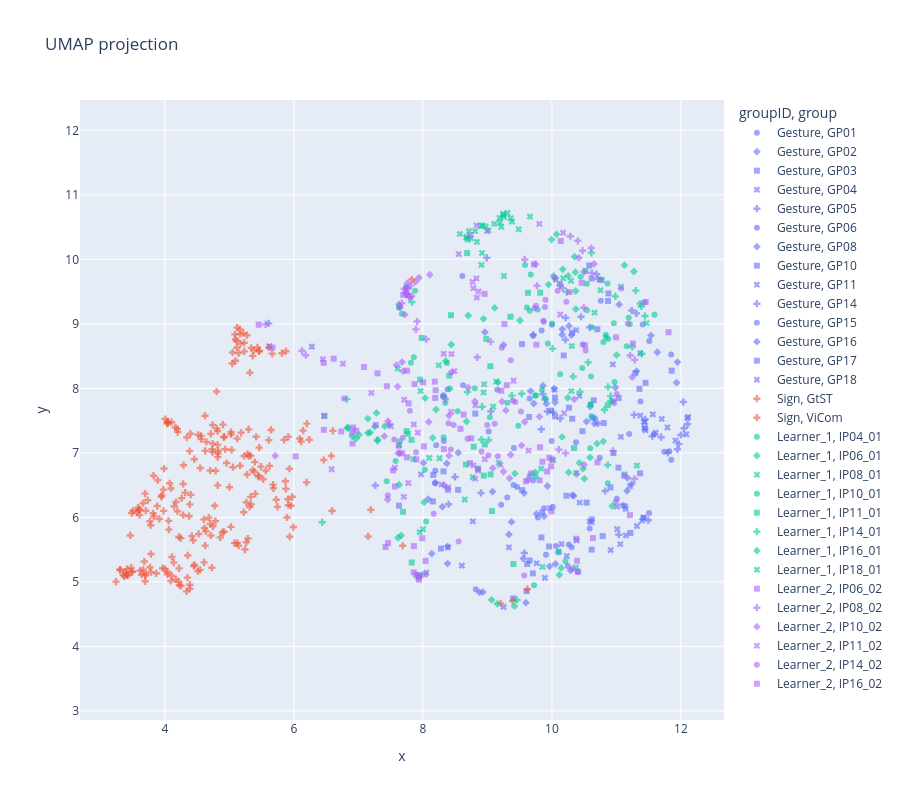

The cell this chart's notebook holds for it:
### Markdown cell above
## 6 UMAP

### Code cell
import plotly.express as px, pandas as pd, umap
from sklearn.preprocessing import StandardScaler

feat_df = features_df_clean.copy()

meta_cols = ['fileID', 'group', 'concept', 'groupID']        # add meta columns
meta_cols = [c for c in meta_cols if c in feat_df.columns]

num = feat_df.select_dtypes('number')
num = num.loc[:, num.isna().mean() < 0.5]         # keep cols <50% NaN

keep = num.dropna().index                          
num  = num.loc[keep]
meta = feat_df.loc[keep, meta_cols]              

scaled   = StandardScaler().fit_transform(num)
embedding = umap.UMAP(random_state=42).fit_transform(scaled)

plot_df = pd.DataFrame(embedding, columns=['x', 'y'], index=keep)
plot_df = pd.concat([plot_df, meta], axis=1)       # aligned by index, not by position

fig = px.scatter(plot_df, x='x', y='y',
                 color='groupID' if 'groupID' not in plot_df else 'groupID',
                 symbol='group', hover_name='concept',
                 title='UMAP projection', opacity=0.6)
fig.update_layout(width=900, height=800, yaxis=dict(scaleanchor='x', scaleratio=1))
fig.show()

### Figure 1 — Plotly figure (JSON) as saved in the notebook; plotly's stock layout.template omitted (floating-point values rounded to 4 significant figures)
{"data": [{"hovertemplate": "<b>%{hovertext}</b><br><br>groupID=Gesture<br>group=GP01<br>x=%{x}<br>y=%{y}<extra></extra>", "hovertext": ["ADLER", "ANSTECKEN", "BLITZ", "BODEN", "BRIEF", "BUERO", "GEIGE", "GIRAFFE", "GOTT", "HEMD", "KLOPFEN", "MENSCH", "RUFEN", "SCHOKOLADE", "STAUBSAUGEN", "WENIG"], "legendgroup": "Gesture, GP01", "marker": {"color": "#636efa", "opacity": 0.6, "symbol": "circle"}, "mode": "markers", "name": "Gesture, GP01", "orientation": "v", "showlegend": true, "type": "scatter", "x": [11.51, 8.31, 10.26, 10.25, 10.06, 8.206, 10.31, 10.59, 11.41, 10.74, 8.622, 8.819, 8.383, 8.318, 10.4, 9.654], "xaxis": "x", "y": [8.734, 7.875, 5.579, 5.247, 5.555, 7.119, 5.536, 5.826, 8.989, 6.923, 8.049, 4.886, 7.986, 7.894, 5.153, 7.841], "yaxis": "y"}, {"hovertemplate": "<b>%{hovertext}</b><br><br>groupID=Gesture<br>group=GP02<br>x=%{x}<br>y=%{y}<extra></extra>", "hovertext": ["ABLEHNEN", "ANTWORTEN", "FENSTER", "GEHOERLOS", "GITARRE", "GUT", "IGNORIEREN", "PARKEN", "RUDERN", "SCHOEN", "SEE", "STAUB WISCHEN", "STREITEN", "VERSUCHEN", "ZIEL", "ZIMMER"], "legendgroup": "Gesture, GP02", "marker": {"color": "#636efa", "opacity": 0.6, "symbol": "diamond"}, "mode": "markers", "name": "Gesture, GP02", "orientation": "v", "showlegend": true, "type": "scatter", "x": [8.382, 10.98, 11.24, 11.53, 9.879, 10.16, 9.861, 9.569, 9.596, 11.04, 8.961, 10.32, 10.34, 10.05, 9.249, 10.71], "xaxis": "x", "y": [5.283, 8.012, 6.52, 8.821, 6.017, 8.917, 8.04, 6.377, 4.678, 9.3, 8.871, 6.345, 6.332, 5.279, 8.672, 7.454], "yaxis": "y"}, {"hovertemplate": "<b>%{hovertext}</b><br><br>groupID=Gesture<br>group=GP03<br>x=%{x}<br>y=%{y}<extra></extra>", "hovertext": ["ALT", "AUSGEHEN", "BRIEF", "BUCH", "BUERO", "FALTEN", "GIPSVERBAND", "INSTAGRAM", "KLEIDUNG ANZIEHEN", "KNETEN", "KOENIG", "KOKOSNUSS", "KRABBELN", "LOBEN", "PAPIER", "SCHLECHT", "SUCHEN"], "legendgroup": "Gesture, GP03", "marker": {"color": "#636efa", "opacity": 0.6, "symbol": "square"}, "mode": "markers", "name": "Gesture, GP03", "orientation": "v", "showlegend": true, "type": "scatter", "x": [9.538, 10.95, 10.79, 10.62, 10.63, 10.91, 9.847, 11.03, 11.22, 9.608, 11.37, 10.26, 9.704, 10.65, 10.23, 10.58, 10.62], "xaxis": "x", "y": [6.422, 6.998, 5.711, 5.501, 7.545, 6.463, 6.075, 7.851, 5.759, 4.856, 6.683, 7.701, 5.133, 7.815, 6.335, 9.905, 5.969], "yaxis": "y"}, {"hovertemplate": "<b>%{hovertext}</b><br><br>groupID=Gesture<br>group=GP04<br>x=%{x}<br>y=%{y}<extra></extra>", "hovertext": ["AUSRADIEREN", "BEZAHLEN", "BUEGELN", "ELEFANT", "GEBEN", "GUT", "JUCKEN", "KRAWATTE", "LEIHEN", "LIPPENSTIFT AUFTRAGEN", "LOBEN", "OHRFEIGEN", "PUDERN", "SCHUBSEN", "SKI FAHREN", "TRAGEN", "UNTERGEHEN", "ZIEHEN"], "legendgroup": "Gesture, GP04", "marker": {"color": "#636efa", "opacity": 0.6, "symbol": "x"}, "mode": "markers", "name": "Gesture, GP04", "orientation": "v", "showlegend": true, "type": "scatter", "x": [10.43, 10.38, 9.763, 11.37, 10.91, 10.43, 8.774, 10.94, 9.967, 10.15, 10.04, 11.01, 9.334, 11.14, 11.32, 10.58, 10.61, 7.503], "xaxis": "x", "y": [6.228, 5.642, 5.288, 8.544, 5.493, 7.883, 5.938, 8.371, 6.144, 5.586, 7.979, 6.168, 5.536, 6.133, 5.866, 5.938, 5.927, 7.414], "yaxis": "y"}, {"hovertemplate": "<b>%{hovertext}</b><br><br>groupID=Gesture<br>group=GP05<br>x=%{x}<br>y=%{y}<extra></extra>", "hovertext": ["COWBOY", "EISCREME", "FALTEN", "FEUER", "FLAGGE", "GOTT", "HEMD", "HUSTEN", "IDEE", "INSTAGRAM", "KRUECKEN", "PERSON", "PILZ", "SCHLAU", "VERSCHWINDEN", "WASSERTROPFEN", "WINKEN", "ZIMMER"], "legendgroup": "Gesture, GP05", "marker": {"color": "#636efa", "opacity": 0.6, "symbol": "cross"}, "mode": "markers", "name": "Gesture, GP05", "orientation": "v", "showlegend": true, "type": "scatter", "x": [10.83, 9.835, 7.262, 9.711, 11.31, 11.24, 11.49, 9.053, 9.928, 9.894, 10.59, 10.13, 10.21, 9.859, 10.02, 8.496, 10.21, 8.9], "xaxis": "x", "y": [6.408, 7.365, 6.494, 8.832, 9.163, 9.207, 5.954, 7.642, 7.64, 7.83, 8.947, 7.531, 9.095, 7.912, 7.63, 6.626, 8.752, 6.378], "yaxis": "y"}, {"hovertemplate": "<b>%{hovertext}</b><br><br>groupID=Gesture<br>group=GP06<br>x=%{x}<br>y=%{y}<extra></extra>", "hovertext": ["ARGUMENTIEREN", "AUSZIEHEN", "BEGEISTERT", "FEUER", "GESTERN", "GITARRE", "GREIFEN", "IDEE", "IGNORIEREN", "KISTE", "LOBEN", "LOEWE", "PFLANZE", "SCHURRBART", "SOLDAT", "UNIVERSITAET", "UNTERSTUETZEN", "ZAUN"], "legendgroup": "Gesture, GP06", "marker": {"color": "#636efa", "opacity": 0.6, "symbol": "circle"}, "mode": "markers", "name": "Gesture, GP06", "orientation": "v", "showlegend": true, "type": "scatter", "x": [11.85, 11.01, 10.76, 11.51, 10.48, 11.82, 10.37, 10.67, 8.61, 11.74, 11.1, 11.85, 8.189, 10.95, 11.58, 11.37, 8.324, 11.2], "xaxis": "x", "y": [6.894, 6.289, 9.356, 6.07, 8.679, 7.026, 7.164, 7.534, 9.743, 7.019, 6.188, 8.525, 6.53, 7.802, 7.288, 7.795, 7.183, 7.294], "yaxis": "y"}, {"hovertemplate": "<b>%{hovertext}</b><br><br>groupID=Gesture<br>group=GP08<br>x=%{x}<br>y=%{y}<extra></extra>", "hovertext": ["ENTSCHULDIGEN", "ERKLAEREN", "GESTERN", "HEMD", "HOTEL", "HUMMER", "KENNEN", "MESSEN", "NEUGIERIG", "PFEIFE", "RING", "SCHMETTERLING", "SEE", "SEKT", "SOCKEN", "SOLDAT", "URLAUB", "VIEL"], "legendgroup": "Gesture, GP08", "marker": {"color": "#636efa", "opacity": 0.6, "symbol": "diamond"}, "mode": "markers", "name": "Gesture, GP08", "orientation": "v", "showlegend": true, "type": "scatter", "x": [8.008, 9.555, 9.93, 10.59, 10.54, 8.547, 9.719, 9.08, 8.08, 8.193, 9.915, 10.66, 9.333, 9.76, 9.373, 10.05, 8.302, 11.17], "xaxis": "x", "y": [6.846, 5.361, 6.484, 7.718, 7.486, 7.002, 7.763, 6.398, 6.282, 6.537, 7.762, 7.452, 5.736, 6.054, 5.93, 7.781, 6.164, 6.611], "yaxis": "y"}, {"hovertemplate": "<b>%{hovertext}</b><br><br>groupID=Gesture<br>group=GP10<br>x=%{x}<br>y=%{y}<extra></extra>", "hovertext": ["AUSSCHALTEN", "BISS", "BRETTSPIEL", "DECKE", "ENTE", "FAHREN", "FENSTER", "GITARRE", "KRAWATTE", "LOEWE", "MESSEN", "MUELL", "NASHORN", "RASSEL", "SAGEN", "SCHOEN", "U-BAHN", "WINDRAD"], "legendgroup": "Gesture, GP10", "marker": {"color": "#636efa", "opacity": 0.6, "symbol": "square"}, "mode": "markers", "name": "Gesture, GP10", "orientation": "v", "showlegend": true, "type": "scatter", "x": [10.31, 10.18, 9.617, 11.45, 7.628, 9.399, 11.29, 10.8, 10.77, 10.87, 11.86, 8.319, 11.36, 10.62, 10.05, 10.88, 8.161, 10.54], "xaxis": "x", "y": [7.529, 8.51, 5.277, 8.086, 6.181, 4.743, 8.234, 7.462, 9.679, 9.355, 8.275, 6.713, 7.992, 9.703, 7.857, 9.472, 6.659, 6.229], "yaxis": "y"}, {"hovertemplate": "<b>%{hovertext}</b><br><br>groupID=Gesture<br>group=GP11<br>x=%{x}<br>y=%{y}<extra></extra>", "hovertext": ["ABEND", "DRECK", "DUFT", "HASE", "HINAUFGEHEN", "JUNGE", "KNETEN", "NONNE", "PERSON", "PILZ", "RUDERN", "SCHLAEGER", "SCHLECHT", "STIMMEN", "UNTERTITEL", "WINDRAD", "WINKEN"], "legendgroup": "Gesture, GP11", "marker": {"color": "#636efa", "opacity": 0.6, "symbol": "x"}, "mode": "markers", "name": "Gesture, GP11", "orientation": "v", "showlegend": true, "type": "scatter", "x": [11.21, 8.055, 5.619, 11.42, 8.604, 11.13, 9.252, 10.23, 11.15, 9.891, 11.06, 11.4, 8.386, 7.972, 11.07, 10.11, 10.38], "xaxis": "x", "y": [6.481, 5.142, 8.653, 5.996, 5.252, 6.173, 4.611, 5.4, 5.72, 5.063, 5.586, 5.949, 5.535, 6.666, 7.248, 5.466, 8.904], "yaxis": "y"}, {"hovertemplate": "<b>%{hovertext}</b><br><br>groupID=Gesture<br>group=GP14<br>x=%{x}<br>y=%{y}<extra></extra>", "hovertext": ["(AUF)PUMPEN", "ABEND", "DAUMEN DRUECKEN", "FAHREN", "FERNGLAS", "FRAGE", "GEHOERLOS", "HOTEL", "KAESE", "LANGWEILIG", "ROLLEN", "RUFEN", "SCHLAFEN", "SCHNECKE", "STINKEN", "TREPPE", "TRINKWASSER", "UNTERSTUETZEN"], "legendgroup": "Gesture, GP14", "marker": {"color": "#636efa", "opacity": 0.6, "symbol": "cross"}, "mode": "markers", "name": "Gesture, GP14", "orientation": "v", "showlegend": true, "type": "scatter", "x": [11.04, 11.97, 11.27, 9.572, 12.1, 10.45, 12.0, 5.609, 11.8, 8.4, 11.56, 12.05, 10.69, 12.04, 11.94, 11.69, 8.989, 11.44], "xaxis": "x", "y": [5.73, 7.136, 7.589, 5.446, 7.442, 9.11, 7.277, 9.007, 7.0, 6.203, 7.257, 7.381, 9.771, 7.788, 7.055, 7.243, 10.02, 7.521], "yaxis": "y"}, {"hovertemplate": "<b>%{hovertext}</b><br><br>groupID=Gesture<br>group=GP15<br>x=%{x}<br>y=%{y}<extra></extra>", "hovertext": ["ANFANG", "AVOCADO", "BERUF", "BEZAHLEN", "BLITZ", "DRECK", "EINFACH", "EINHORN", "HALSKETTE", "HASE", "KARTOFFEL", "KISSEN", "KRAWATTE", "RASIEREN", "RAUCHEN", "SCHLAGEN", "SEKT"], "legendgroup": "Gesture, GP15", "marker": {"color": "#636efa", "opacity": 0.6, "symbol": "circle"}, "mode": "markers", "name": "Gesture, GP15", "orientation": "v", "showlegend": true, "type": "scatter", "x": [10.0, 9.152, 9.908, 9.878, 9.706, 9.839, 9.213, 8.191, 9.409, 9.783, 10.01, 9.709, 9.46, 9.405, 9.019, 9.995, 9.307], "xaxis": "x", "y": [8.986, 7.979, 5.422, 6.142, 6.572, 8.898, 6.195, 6.722, 7.077, 5.996, 6.165, 8.815, 6.469, 6.502, 7.333, 7.186, 6.31], "yaxis": "y"}, {"hovertemplate": "<b>%{hovertext}</b><br><br>groupID=Gesture<br>group=GP16<br>x=%{x}<br>y=%{y}<extra></extra>", "hovertext": ["FEUERZEUG", "GEIGE", "GESTERN", "HUSTEN", "KAUFEN", "LANGWEILIG", "MILCH", "NUSS", "OEFFNEN", "PILOT", "SCHLAEGER", "SCHNECKE", "SCHRECKLICH", "SKI FAHREN", "TELEFON", "VERSUCHEN", "WINDRAD", "ZEITSCHRIFT"], "legendgroup": "Gesture, GP16", "marker": {"color": "#636efa", "opacity": 0.6, "symbol": "diamond"}, "mode": "markers", "name": "Gesture, GP16", "orientation": "v", "showlegend": true, "type": "scatter", "x": [9.67, 11.31, 10.26, 10.03, 8.384, 10.16, 8.878, 8.929, 8.331, 11.16, 11.63, 11.93, 8.137, 10.29, 10.3, 8.37, 11.95, 9.964], "xaxis": "x", "y": [7.958, 8.266, 8.966, 7.996, 5.552, 8.833, 4.838, 4.842, 6.496, 6.411, 8.56, 8.088, 5.437, 5.177, 8.827, 6.836, 8.407, 5.242], "yaxis": "y"}, {"hovertemplate": "<b>%{hovertext}</b><br><br>groupID=Gesture<br>group=GP17<br>x=%{x}<br>y=%{y}<extra></extra>", "hovertext": ["ABLEHNEN", "ANGELN", "ARGUMENTIEREN", "BART", "BEOBACHTEN", "BESCHEID GEBEN", "DOLMETSCHEN", "EGAL", "GITARRE", "GREIFEN", "HEMD", "KLOPFEN", "PECH", "SCHUESSEL", "STAUB WISCHEN", "URLAUB", "ZUSAMMENSTOSSEN"], "legendgroup": "Gesture, GP17", "marker": {"color": "#636efa", "opacity": 0.6, "symbol": "square"}, "mode": "markers", "name": "Gesture, GP17", "orientation": "v", "showlegend": true, "type": "scatter", "x": [8.154, 8.545, 9.836, 9.654, 10.7, 8.811, 8.28, 9.647, 10.05, 9.535, 11.42, 10.31, 10.47, 9.956, 8.388, 9.984, 11.03], "xaxis": "x", "y": [6.248, 6.426, 5.688, 5.331, 8.917, 7.609, 5.517, 7.556, 7.568, 8.686, 5.993, 8.864, 7.336, 5.548, 6.429, 7.655, 6.77], "yaxis": "y"}, {"hovertemplate": "<b>%{hovertext}</b><br><br>groupID=Gesture<br>group=GP18<br>x=%{x}<br>y=%{y}<extra></extra>", "hovertext": ["BESCHEID GEBEN", "BRUECKE", "BUCH", "EISCREME", "GAST", "GIESSEN", "HEBEN", "INSEL", "KLATSCHEN", "MOND", "PRIESTER", "RASIEREN", "SAUBER", "SCHNECKE", "SKI FAHREN", "WASSERSCHILDKROETE"], "legendgroup": "Gesture, GP18", "marker": {"color": "#636efa", "opacity": 0.6, "symbol": "x"}, "mode": "markers", "name": "Gesture, GP18", "orientation": "v", "showlegend": true, "type": "scatter", "x": [11.37, 11.79, 11.44, 11.45, 11.44, 6.278, 12.11, 11.7, 11.43, 12.08, 12.1, 11.42, 11.01, 11.91, 11.61, 11.56], "xaxis": "x", "y": [7.576, 7.393, 7.478, 7.351, 7.386, 8.646, 7.557, 7.526, 7.378, 7.288, 7.539, 7.48, 5.817, 7.191, 7.312, 7.596], "yaxis": "y"}, {"hovertemplate": "<b>%{hovertext}</b><br><br>groupID=Sign<br>group=GtST<br>x=%{x}<br>y=%{y}<extra></extra>", "hovertext": ["A-LOT", "AMBULANCE", "ARM", "BABY", "BEARD", "BEER", "BILLIARD", "BIRD", "BIRTH", "BOOK", "BUTTERFLY", "CALCULATOR", "CAR", "CENTRAL", "COAT", "COLD", "COMMUNICATION", "CURIOUS", "CURTAIN", "DEVIL", "DRESS", "DRINKINGWATER", "EGG", "EYE", "FENCE", "FIRE", "FLOOR", "HAIR", "HAMMER", "HANDS", "HAT", "HILL", "HOCKEY", "HOT", "LAPTOP", "LEGS", "LETTER", "LIGHTNING", "MAGAZINE", "MARRIED", "MASSAGE", "MILK", "MIXER", "MOBILE-PHONE", "MONKEY", "MOON", "MOSQUITO", "MOTORBIKE", "NO-MATTER", "NOSE", "PAN", "PARTY", "PAST", "PEPPER", "PHONE-CALL", "PHOTOGRAPHY", "PIANO", "PILOT", "PLUG", "PRISON", "PYRAMID", "SANDWICH", "SAW", "SAXOPHONE", "SCARF", "SCREWDRIVER", "SHAMPOO", "SOAP", "SOCKS", "SPIDER", "SPOON", "STAIRS", "SUBTITLES", "SUITCASE", "SUPERMARKET", "SURPRISED", "TABLE-TENNIS", "TEA", "TENNIS", "TIME", "TO-ARGUE", "TO-BREAK", "TO-COMB", "TO-COOK", "TO-COPY", "TO-CRY", "TO-DIE", "TO-DRAW", "TO-DRINK", "TO-EAT", "TO-ERASE", "TO-HEAR", "TO-IRON", "TO-JUGGLE", "TO-LIFT", "TO-LIVE", "TO-MOVE", "TO-OBSERVE", "TO-PAY", "TO-PICK-UP", "TO-PLUCK", "TO-PROPOSE", "TO-PUT-LIPSTICK-ON", "TO-REJECT", "TO-RUN", "TO-SAY", "TO-SCOLD", "TO-SEW", "TO-SHOWER", "TO-SIT", "TO-SLEEP", "TO-SMOKE", "TO-STEAL", "TO-STINK", "TO-TEAR", "TO-TURN-OFF", "TO-WAIT", "VIDEOGAME", "WAR", "WHEELCHAIR", "WINE"], "legendgroup": "Sign, GtST", "marker": {"color": "#EF553B", "opacity": 0.6, "symbol": "cross"}, "mode": "markers", "name": "Sign, GtST", "orientation": "v", "showlegend": true, "type": "scatter", "x": [4.918, 4.039, 5.449, 9.621, 5.229, 5.394, 5.868, 4.562, 5.522, 5.338, 5.055, 4.562, 5.338, 4.383, 5.001, 4.516, 4.34, 5.38, 4.049, 4.035, 5.121, 4.711, 5.228, 5.23, 5.174, 4.825, 5.241, 4.74, 5.684, 4.548, 4.047, 5.263, 5.275, 4.818, 5.814, 5.974, 5.116, 5.385, 5.458, 5.141, 4.702, 7.15, 5.33, 5.049, 4.163, 4.915, 4.731, 5.36, 4.958, 5.026, 5.622, 4.2, 5.28, 5.487, 5.416, 4.194, 5.261, 4.625, 4.825, 4.103, 5.079, 5.093, 4.787, 5.093, 4.771, 5.876, 4.007, 5.612, 5.313, 5.035, 5.462, 5.677, 5.452, 6.197, 5.611, 5.043, 6.091, 5.297, 5.992, 4.74, 5.222, 4.737, 4.804, 5.955, 5.849, 5.164, 5.4, 5.362, 4.899, 5.434, 5.664, 6.604, 5.931, 9.204, 5.166, 5.465, 5.286, 5.646, 5.112, 5.318, 5.915, 4.456, 4.817, 4.819, 7.686, 5.299, 5.182, 4.934, 4.395, 5.565, 5.272, 4.289, 5.907, 5.025, 4.643, 5.33, 6.112, 4.819, 5.214, 6.592, 5.121], "xaxis": "x", "y": [7.251, 7.479, 6.629, 4.888, 8.574, 6.858, 6.559, 7.212, 6.591, 8.627, 6.778, 7.263, 6.202, 7.027, 6.468, 7.281, 7.238, 8.593, 7.466, 7.453, 5.606, 7.295, 6.951, 8.706, 8.693, 6.991, 5.501, 7.433, 6.451, 6.765, 7.475, 6.232, 6.664, 7.124, 8.546, 6.319, 8.63, 6.707, 8.58, 5.56, 6.726, 5.704, 6.958, 8.556, 7.396, 7.243, 7.055, 6.735, 6.842, 7.285, 6.798, 7.321, 6.985, 6.786, 7.25, 7.369, 5.614, 7.032, 7.034, 7.475, 5.6, 8.762, 6.721, 8.428, 6.18, 6.442, 7.525, 8.633, 6.162, 7.045, 7.081, 6.507, 6.651, 6.543, 7.198, 8.384, 7.222, 7.364, 5.85, 7.145, 6.08, 7.012, 7.378, 6.181, 7.201, 8.841, 6.364, 8.503, 7.437, 8.635, 8.539, 7.34, 6.754, 4.667, 6.801, 8.575, 5.672, 7.355, 8.734, 8.242, 6.189, 6.901, 7.335, 6.495, 5.56, 6.95, 7.311, 7.055, 7.297, 6.726, 8.824, 6.808, 6.281, 7.323, 7.171, 6.318, 7.174, 6.934, 8.856, 6.102, 7.221], "yaxis": "y"}, {"hovertemplate": "<b>%{hovertext}</b><br><br>groupID=Sign<br>group=ViCom<br>x=%{x}<br>y=%{y}<extra></extra>", "hovertext": ["CALCULATOR", "TO-WASH-FACE", "CAPPUCINO", "DAUGHTER", "DAY", "DRESS", "EMPLOYED", "BOOK", "FATHER", "FRAUD", "HAIR", "HANDS", "HOBBIES", "ID-CARD", "LAPTOP", "LECTURER", "BUTTERFLY", "LETTER", "MOBILE-PHONE", "MODERATOR", "MONTH", "NOSE", "PAST", "PEPPER", "PHOTOGRAPHY", "PIANO", "PROFESSOR", "PYRAMID", "SANDWICH", "SCREWDRIVER", "SHEEP", "SPIDER", "STORE", "STUDENT", "TO-ADVISE", "TO-ANNOY", "COAT", "TO-CLAP", "TO-COPY", "TO-JUGGLE", "TO-LIFT", "TO-LIVE", "TO-ORGANIZE", "TO-PAY", "TO-PLAY-CARDS", "F", "TO-SAY", "TO-SHOWER", "TO-SLEEP", "COMMUNICATION", "TO-SUMMARIZE", "TO-SUPPLY", "UNCLE", "WAR", "WEEK", "WHEELCHAIR", "WINE", "CURIOUS", "WITNESS", "CURTAIN", "EGG", "EYE", "FENCE", "FIRE", "FLOOR", "GLASSES", "HILL", "HOCKEY", "HOT", "LEGS", "MAGAZINE", "MARRIED", "MASSAGE", "MILK", "MOSQUITO", "NO-MATTER", "PARTY", "PILOT", "SAXOPHONE", "ARM", "SNAKE", "SOCKS", "STAIRS", "SUITCASE", "TABLE-TENNIS", "TEA", "TENNIS", "TIME", "TO-COMB", "TO-COOK", "TO-CRY", "TO-DIE", "TO-DRAW", "TO-DRINK", "BEARD", "TO-EAT", "TO-INVITE", "TO-KICK", "TO-PLUCK", "TO-PICK-UP", "TO-PROPOSE", "BEER", "TO-REJECT", "TO-SEW", "TO-SHAVE", "TO-SIT", "TO-STEAL", "TO-TEAR", "TO-TURN-OFF", "TO-WAIT", "TO-WASH-BODY", "BILLIARD", "VIDEOGAME", "A-LOT", "APPLE", "BAD", "ARCHITECTURE", "AUNT", "BABY", "LIGHTNING", "BAPTISM", "TABLE", "BIRD", "TO-HEAR", "BIRTH"], "legendgroup": "Sign, ViCom", "marker": {"color": "#EF553B", "opacity": 0.6, "symbol": "cross"}, "mode": "markers", "name": "Sign, ViCom", "orientation": "v", "showlegend": true, "type": "scatter", "x": [3.779, 3.734, 4.173, 3.964, 4.802, 4.136, 4.04, 5.144, 3.492, 5.12, 3.412, 4.624, 3.817, 3.768, 3.784, 3.704, 4.219, 3.483, 3.49, 3.585, 4.106, 3.415, 3.391, 5.877, 3.66, 4.385, 3.692, 4.713, 5.085, 5.726, 3.592, 6.202, 4.703, 4.446, 3.566, 3.952, 4.859, 4.523, 4.46, 9.392, 4.216, 3.354, 3.609, 3.83, 5.914, 3.404, 4.211, 3.987, 5.163, 4.075, 3.946, 3.977, 4.681, 3.507, 4.168, 4.728, 3.462, 3.241, 3.608, 4.745, 3.702, 3.429, 4.636, 4.375, 4.354, 3.824, 4.916, 5.024, 3.698, 5.893, 4.622, 4.349, 4.247, 4.608, 4.284, 4.313, 3.89, 3.914, 4.892, 5.745, 6.579, 4.417, 7.828, 7.192, 4.544, 6.143, 5.935, 4.143, 6.238, 4.057, 4.095, 4.038, 3.616, 3.641, 3.368, 3.303, 4.401, 4.061, 4.093, 3.868, 4.605, 4.225, 3.769, 4.261, 6.463, 3.682, 4.51, 4.282, 4.252, 3.662, 4.109, 4.195, 3.98, 3.785, 3.475, 3.693, 4.613, 4.385, 4.337, 3.999, 3.881, 4.783, 4.44, 3.309, 4.387], "xaxis": "x", "y": [5.878, 6.265, 6.238, 5.212, 7.951, 5.299, 5.117, 8.546, 5.155, 8.941, 5.198, 5.562, 6.064, 5.227, 5.431, 6.102, 5.21, 6.066, 5.16, 6.15, 5.096, 5.114, 5.15, 8.576, 6.22, 4.894, 6.368, 5.719, 8.837, 6.274, 6.114, 7.453, 5.898, 5.246, 6.076, 6.342, 5.69, 5.743, 5.262, 4.703, 5.696, 5.109, 6.121, 6.013, 7.248, 5.104, 5.003, 6.757, 8.913, 6.529, 6.317, 6.43, 5.995, 6.102, 5.039, 5.22, 5.72, 5.004, 6.035, 5.862, 5.122, 5.099, 5.784, 6.018, 5.409, 6.646, 5.777, 5.853, 5.1, 5.998, 7.576, 5.066, 5.679, 5.302, 6.036, 6.383, 6.575, 5.976, 5.767, 6.163, 6.953, 5.709, 9.686, 6.118, 5.187, 7.345, 5.699, 6.173, 7.204, 5.946, 6.447, 5.157, 5.173, 5.11, 5.085, 5.19, 6.352, 5.81, 5.014, 5.131, 5.97, 4.948, 5.941, 6.298, 6.889, 5.315, 5.167, 6.518, 4.938, 5.187, 5.386, 6.096, 6.1, 5.151, 5.22, 5.009, 5.834, 6.201, 4.853, 5.203, 6.175, 5.941, 5.643, 5.185, 4.956], "yaxis": "y"}, {"hovertemplate": "<b>%{hovertext}</b><br><br>groupID=Learner_1<br>group=IP04_01<br>x=%{x}<br>y=%{y}<extra></extra>", "hovertext": ["ABHOLEN", "AKKORDEON", "BEOBACHTEN", "BODEN", "BRIEF", "BUCH", "BUEGELN", "GEBURT", "HAENDE", "HAMMER", "HUEGEL", "KARTEN", "KAUFEN", "KLEIDUNG", "KOMMUNIKATION", "KOTZEN", "KRIEG", "MOTORRAD", "RAUCHEN", "SANDWICH", "SCHAL", "SCHIMPFEN", "SOCKEN", "STECKER", "STINKEN", "UNTERTITEL", "VERGANGENHEIT", "VERHEIRATET", "VOGEL", "WENIG"], "legendgroup": "Learner_1, IP04_01", "marker": {"color": "#00cc96", "opacity": 0.6, "symbol": "circle"}, "mode": "markers", "name": "Learner_1, IP04_01", "orientation": "v", "showlegend": true, "type": "scatter", "x": [8.339, 10.21, 7.814, 9.844, 9.899, 10.87, 9.723, 8.322, 10.61, 8.537, 10.6, 10.13, 10.84, 9.309, 11.16, 9.75, 10.45, 9.936, 9.741, 10.75, 11.19, 7.859, 9.654, 9.779, 9.611, 8.347, 9.479, 9.657, 11.21, 8.804], "xaxis": "x", "y": [7.859, 5.321, 8.397, 7.977, 7.841, 8.767, 4.946, 7.243, 7.567, 7.645, 7.755, 8.218, 8.795, 7.775, 8.651, 7.889, 9.732, 8.696, 7.891, 9.691, 9.095, 8.482, 6.647, 9.221, 9.253, 7.772, 7.419, 9.204, 8.992, 8.001], "yaxis": "y"}, {"hovertemplate": "<b>%{hovertext}</b><br><br>groupID=Learner_1<br>group=IP06_01<br>x=%{x}<br>y=%{y}<extra></extra>", "hovertext": ["ARM", "AUSSCHALTEN", "AUTO", "BART", "BEINE", "BEOBACHTEN", "BUCH", "FEUER", "FOTOGRAFIE", "HEISS", "KLAUEN", "KRIEG", "LOEFFEL", "MUECKE", "NASE", "PARTY", "PFLUECKEN", "PILOT", "ROLLSTUHL", "TELEFONANRUF", "TEUFEL", "TRETEN", "VERHEIRATET", "VIDEOSPIEL", "VIEL", "WEINEN", "WOHNEN", "ZEICHNEN", "ZEITSCHRIFT", "ZENTRAL"], "legendgroup": "Learner_1, IP06_01", "marker": {"color": "#00cc96", "opacity": 0.6, "symbol": "diamond"}, "mode": "markers", "name": "Learner_1, IP06_01", "orientation": "v", "showlegend": true, "type": "scatter", "x": [10.26, 9.744, 9.065, 9.946, 7.148, 8.419, 10.37, 8.702, 10.35, 8.353, 8.033, 9.994, 9.505, 8.938, 10.02, 10.07, 10.1, 9.113, 8.44, 9.164, 11.12, 9.426, 10.93, 10.17, 11.0, 10.25, 10.25, 7.928, 10.36, 10.37], "xaxis": "x", "y": [6.697, 6.696, 4.722, 9.609, 7.309, 7.996, 9.509, 9.129, 10.04, 8.424, 7.849, 10.31, 9.052, 9.078, 9.743, 10.39, 5.463, 9.249, 8.679, 8.095, 9.909, 6.678, 6.175, 9.845, 8.515, 7.853, 9.743, 5.087, 9.801, 9.227], "yaxis": "y"}, {"hovertemplate": "<b>%{hovertext}</b><br><br>groupID=Learner_1<br>group=IP08_01<br>x=%{x}<br>y=%{y}<extra></extra>", "hovertext": ["ABLEHNEN", "AUSWEIS", "BART", "BEZAHLEN", "EI", "GEBURT", "HANDY", "HEISS", "KLAVIER", "KOMMUNIKATION", "KRANKENWAGEN", "LIPPENSTIFT AUFTRAGEN", "MANTEL", "MASSAGE", "MILCH", "MUECKE", "PFLUECKEN", "PILOT", "PYRAMIDE", "SCHMETTERLING", "SPINNE", "TEE", "UNTERTITEL", "VERGANGENHEIT", "VIDEOSPIEL", "VOGEL", "WEIN", "ZEITSCHRIFT", "ZEIT"], "legendgroup": "Learner_1, IP08_01", "marker": {"color": "#00cc96", "opacity": 0.6, "symbol": "x"}, "mode": "markers", "name": "Learner_1, IP08_01", "orientation": "v", "showlegend": true, "type": "scatter", "x": [9.485, 8.675, 8.698, 9.015, 8.744, 8.714, 8.897, 8.676, 8.573, 9.31, 9.659, 8.807, 11.32, 9.243, 9.214, 9.258, 8.245, 9.106, 9.382, 9.246, 8.925, 8.836, 7.964, 9.36, 9.189, 8.907, 8.916, 9.193, 8.973], "xaxis": "x", "y": [10.47, 10.35, 10.3, 10.45, 10.33, 10.44, 10.52, 10.33, 10.39, 10.72, 10.66, 10.44, 6.804, 10.71, 10.5, 10.66, 8.357, 10.55, 10.59, 10.69, 10.52, 10.27, 7.96, 10.64, 10.64, 9.913, 10.1, 10.57, 10.51], "yaxis": "y"}, {"hovertemplate": "<b>%{hovertext}</b><br><br>groupID=Learner_1<br>group=IP10_01<br>x=%{x}<br>y=%{y}<extra></extra>", "hovertext": ["AFFE", "BASKETBALL", "BEINE", "BIER", "BODEN", "EGAL", "GEBURT", "GEFAENGNIS", "HAENDE", "HEISS", "HUT", "KRIEG", "LIPPENSTIFT AUFTRAGEN", "MOND", "MUECKE", "PARTY", "PFANNE", "SAEGE", "SCHAL", "SCHLAFEN", "SCHLANGE", "TREPPE", "TRETEN", "VERHEIRATET", "VIDEOSPIEL", "VOGEL", "WEIN", "WOHNEN", "ZAUN"], "legendgroup": "Learner_1, IP10_01", "marker": {"color": "#00cc96", "opacity": 0.6, "symbol": "circle"}, "mode": "markers", "name": "Learner_1, IP10_01", "orientation": "v", "showlegend": true, "type": "scatter", "x": [10.8, 8.05, 7.439, 7.629, 9.75, 10.54, 9.038, 10.54, 10.59, 7.674, 11.59, 10.62, 8.374, 7.878, 10.96, 10.83, 8.029, 7.577, 10.97, 10.86, 7.636, 7.741, 7.641, 10.86, 10.0, 10.47, 9.583, 9.671, 10.61], "xaxis": "x", "y": [8.718, 5.937, 6.558, 9.251, 6.633, 9.212, 7.554, 9.621, 7.071, 9.157, 9.14, 8.947, 8.394, 9.512, 9.011, 8.831, 6.74, 6.872, 8.098, 9.627, 9.27, 9.571, 7.181, 6.529, 9.007, 8.314, 9.914, 9.766, 8.184], "yaxis": "y"}, {"hovertemplate": "<b>%{hovertext}</b><br><br>groupID=Learner_1<br>group=IP11_01<br>x=%{x}<br>y=%{y}<extra></extra>", "hovertext": ["ABHOLEN", "ABLEHNEN", "ARGUMENTIEREN", "AUSWEIS", "BABY", "BASKETBALL", "BEINE", "BODEN", "BRECHEN", "BUCH", "GEBURT", "KALT", "KLEIDUNG", "MIXER", "MOND", "MOTORRAD", "NASE", "PINGUIN", "RENNEN", "SAGEN", "SAXOPHON", "SCHLAFEN", "TASCHENRECHNER", "TELEFONANRUF", "TRETEN", "VORSCHLAGEN", "WEIN", "ZAUN"], "legendgroup": "Learner_1, IP11_01", "marker": {"color": "#00cc96", "opacity": 0.6, "symbol": "square"}, "mode": "markers", "name": "Learner_1, IP11_01", "orientation": "v", "showlegend": true, "type": "scatter", "x": [7.824, 8.983, 8.855, 7.826, 9.403, 9.07, 7.766, 9.048, 8.407, 7.692, 8.96, 9.818, 8.666, 7.955, 8.685, 7.746, 9.629, 7.984, 8.435, 8.788, 10.34, 10.52, 7.95, 6.473, 8.943, 10.87, 9.357, 9.045], "xaxis": "x", "y": [7.201, 8.767, 6.757, 5.3, 5.278, 6.097, 7.296, 6.667, 8.197, 6.086, 7.131, 9.483, 6.819, 8.135, 10.1, 7.336, 9.481, 8.78, 9.134, 7.094, 7.074, 9.818, 5.105, 7.574, 6.647, 7.74, 9.111, 8.343], "yaxis": "y"}, {"hovertemplate": "<b>%{hovertext}</b><br><br>groupID=Learner_1<br>group=IP14_01<br>x=%{x}<br>y=%{y}<extra></extra>", "hovertext": ["AUGE", "AUSWEIS", "BART", "BASKETBALL", "BEOBACHTEN", "BIER", "BUCH", "BUEGELN", "DUSCHEN", "FOTOGRAFIE", "HAARE", "HUT", "KOCHEN", "KOFFER", "KOMMUNIKATION", "KOTZEN", "MIXER", "MOTORRAD", "SCHAL", "SCHLAFEN", "STERBEN", "STINKEN", "TASCHENRECHNER", "TENNIS", "TISCHTENNIS", "VERHEIRATET", "VIDEOSPIEL", "VIEL", "WEINEN", "ZAUN"], "legendgroup": "Learner_1, IP14_01", "marker": {"color": "#00cc96", "opacity": 0.6, "symbol": "cross"}, "mode": "markers", "name": "Learner_1, IP14_01", "orientation": "v", "showlegend": true, "type": "scatter", "x": [10.13, 8.918, 10.87, 7.294, 9.532, 10.43, 10.01, 6.439, 11.3, 10.61, 10.98, 11.44, 9.458, 8.692, 11.25, 10.33, 9.377, 8.908, 11.39, 11.37, 9.019, 7.828, 10.23, 11.39, 6.819, 10.87, 10.56, 10.91, 10.91, 10.81], "xaxis": "x", "y": [9.599, 7.716, 8.021, 7.183, 7.915, 7.946, 8.615, 5.924, 9.515, 10.1, 9.425, 9.121, 4.719, 7.946, 8.642, 8.185, 7.887, 7.206, 9.269, 9.316, 7.2, 9.339, 9.492, 8.537, 7.833, 6.812, 8.402, 7.805, 7.879, 7.667], "yaxis": "y"}, {"hovertemplate": "<b>%{hovertext}</b><br><br>groupID=Learner_1<br>group=IP16_01<br>x=%{x}<br>y=%{y}<extra></extra>", "hovertext": ["AKKORDEON", "AUTO", "BASKETBALL", "BODEN", "BRECHEN", "BRILLE", "FEUER", "FRAGE", "HAMMER", "HUEGEL", "JUCKEN", "KLAVIER", "KLEID", "LAPTOP", "MOTORRAD", "PFEFFER", "PFLUECKEN", "RENNEN", "SCHAL", "SCHIMPFEN", "SCHLANGE", "SITZEN", "STECKER", "STERBEN", "TEUFEL", "TISCHTENNIS", "TRETEN", "TRINKEN", "VERGANGENHEIT", "ZEIT", "ZENTRAL"], "legendgroup": "Learner_1, IP16_01", "marker": {"color": "#00cc96", "opacity": 0.6, "symbol": "diamond"}, "mode": "markers", "name": "Learner_1, IP16_01", "orientation": "v", "showlegend": true, "type": "scatter", "x": [10.11, 9.153, 7.663, 10.7, 10.43, 10.59, 7.281, 8.677, 7.613, 10.5, 8.151, 10.14, 10.48, 6.833, 7.182, 7.254, 7.631, 9.419, 10.8, 7.749, 7.409, 7.299, 6.834, 8.204, 11.27, 7.147, 8.019, 6.966, 10.16, 6.905, 7.008], "xaxis": "x", "y": [5.11, 4.661, 5.719, 7.143, 6.844, 6.929, 7.619, 7.486, 5.684, 6.599, 7.233, 5.217, 6.754, 7.378, 7.317, 7.408, 6.506, 4.623, 7.177, 9.459, 7.414, 7.205, 7.399, 7.672, 9.812, 7.531, 6.234, 7.223, 7.247, 7.252, 7.281], "yaxis": "y"}, {"hovertemplate": "<b>%{hovertext}</b><br><br>groupID=Learner_1<br>group=IP18_01<br>x=%{x}<br>y=%{y}<extra></extra>", "hovertext": ["AKKORDEON", "AUSSCHALTEN", "AUSWEIS", "BUEGELN", "EINLADEN", "EI", "ESSEN", "HAARE", "HEBEN", "HEISS", "HUEGEL", "JONGLIEREN", "KLAUEN", "KOERPER WASCHEN", "KOMMUNIKATION", "LAPTOP", "MILCH", "PYRAMIDE", "RAUCHEN", "SCHRAUBENZIEHER", "SEIFE", "SPINNE", "STINKEN", "SUPERMARKT", "TEUFEL", "TISCHTENNIS", "UMZIEHEN", "VERGANGENHEIT", "VIDEOSPIEL", "VOGEL", "WEIN"], "legendgroup": "Learner_1, IP18_01", "marker": {"color": "#00cc96", "opacity": 0.6, "symbol": "x"}, "mode": "markers", "name": "Learner_1, IP18_01", "orientation": "v", "showlegend": true, "type": "scatter", "x": [10.37, 9.089, 7.849, 8.098, 9.175, 7.61, 10.06, 11.07, 10.38, 10.31, 10.02, 7.949, 9.854, 9.256, 10.66, 8.649, 8.002, 11.12, 9.136, 8.258, 8.949, 10.75, 10.18, 8.773, 11.47, 7.631, 9.832, 10.3, 10.3, 10.6, 8.94], "xaxis": "x", "y": [5.225, 7.715, 6.904, 6.921, 6.847, 8.304, 9.685, 9.576, 6.686, 8.656, 6.889, 5.77, 5.233, 9.742, 9.173, 6.276, 5.816, 6.668, 8.104, 6.916, 8.064, 9.522, 9.707, 6.622, 9.011, 7.12, 6.755, 7.958, 9.668, 7.747, 7.936], "yaxis": "y"}, {"hovertemplate": "<b>%{hovertext}</b><br><br>groupID=Learner_2<br>group=IP06_02<br>x=%{x}<br>y=%{y}<extra></extra>", "hovertext": ["ABHOLEN", "ARM", "AUGE", "AUSSCHALTEN", "AUTO", "BASKETBALL", "BEINE", "BUEGELN", "EI", "ESSEN", "FRAGE", "HEISS", "JUCKEN", "KAEMMEN", "KAUFEN", "LIPPENSTIFT AUFTRAGEN", "LOEFFEL", "MANTEL", "MASSAGE", "MILCH", "NAEHEN", "PARTY", "PFANNE", "RAUCHEN", "SANDWICH", "SAXOPHON", "SCHAMPOO", "SCHIMPFEN", "SCHLAFEN", "SCHLANGE", "SOCKEN", "STERBEN", "TENNIS", "TRINKWASSER", "VERHEIRATET", "VORSCHLAGEN", "WOHNEN", "ZAUN", "ZENTRAL"], "legendgroup": "Learner_2, IP06_02", "marker": {"color": "#ab63fa", "opacity": 0.6, "symbol": "square"}, "mode": "markers", "name": "Learner_2, IP06_02", "orientation": "v", "showlegend": true, "type": "scatter", "x": [8.749, 8.324, 6.617, 8.63, 8.032, 8.191, 7.626, 7.944, 7.869, 7.296, 8.198, 7.778, 6.461, 7.088, 9.264, 8.185, 8.003, 9.925, 8.956, 8.041, 7.939, 10.14, 7.927, 7.858, 10.46, 5.667, 5.454, 9.214, 10.27, 6.909, 9.814, 8.73, 10.38, 7.754, 9.679, 9.992, 7.441, 9.988, 6.464], "xaxis": "x", "y": [7.226, 7.057, 8.46, 7.594, 5.117, 7.851, 7.111, 5.091, 8.065, 8.233, 7.97, 7.767, 8.396, 8.331, 8.996, 8.104, 8.092, 6.712, 9.464, 5.326, 5.035, 10.28, 5.067, 5.149, 9.636, 8.632, 8.987, 7.962, 9.493, 7.144, 7.087, 6.842, 5.669, 8.274, 6.682, 6.093, 8.032, 6.792, 7.357], "yaxis": "y"}, {"hovertemplate": "<b>%{hovertext}</b><br><br>groupID=Learner_2<br>group=IP08_02<br>x=%{x}<br>y=%{y}<extra></extra>", "hovertext": ["ABHOLEN", "BEZAHLEN", "BRILLE", "BUEGELN", "EGAL", "FOTOGRAFIE", "HAENDE", "HANDY", "HOCKEY", "KARTEN", "KLAUEN", "KLEID", "KOERPER WASCHEN", "KOPIEREN", "MOND", "MUECKE", "NASE", "NEUGIERIG", "PARTY", "PFANNE", "PFEFFER", "PFLUECKEN", "PILOT", "RASIEREN", "RAUCHEN", "ROLLSTUHL", "SCHLANGE", "SEIFE", "SOCKEN", "STERBEN", "STINKEN", "TASCHENRECHNER", "TRETEN", "TRINKWASSER", "VERGANGENHEIT", "VERHEIRATET", "WARTEN", "WENIG", "ZEICHNEN"], "legendgroup": "Learner_2, IP08_02", "marker": {"color": "#ab63fa", "opacity": 0.6, "symbol": "cross"}, "mode": "markers", "name": "Learner_2, IP08_02", "orientation": "v", "showlegend": true, "type": "scatter", "x": [7.674, 10.17, 10.61, 11.21, 10.48, 10.4, 10.21, 9.747, 10.95, 10.5, 7.89, 11.28, 9.049, 8.842, 7.762, 10.62, 10.05, 10.71, 10.28, 8.351, 7.91, 7.793, 10.49, 9.577, 9.768, 11.28, 8.052, 6.125, 10.38, 7.784, 7.749, 5.562, 6.184, 7.812, 7.712, 10.11, 7.734, 7.737, 7.757], "xaxis": "x", "y": [9.319, 9.551, 10.18, 8.509, 10.13, 10.29, 6.995, 9.924, 7.03, 9.807, 8.914, 6.598, 8.724, 8.482, 9.557, 9.79, 9.709, 9.698, 10.36, 7.83, 9.039, 9.414, 9.249, 9.998, 9.591, 8.442, 8.76, 8.582, 6.674, 9.416, 9.473, 8.992, 8.514, 9.592, 9.545, 7.05, 9.47, 9.515, 9.556], "yaxis": "y"}, {"hovertemplate": "<b>%{hovertext}</b><br><br>groupID=Learner_2<br>group=IP10_02<br>x=%{x}<br>y=%{y}<extra></extra>", "hovertext": ["ABHOLEN", "AKKORDEON", "ARM", "AUSWEIS", "BASKETBALL", "BILLIARD", "BRIEF", "BUCH", "BUEGELN", "DUSCHEN", "EINLADEN", "FOTOGRAFIE", "HUT", "KAUFEN", "KLAUEN", "KLEIDUNG", "KLEID", "KOMMUNIKATION", "KOTZEN", "LAPTOP", "MUECKE", "NAEHEN", "PFEFFER", "PFLUECKEN", "RASIEREN", "SAGEN", "SANDWICH", "SCHAL", "SCHMETTERLING", "SEIFE", "STERBEN", "TELEFONANRUF", "UEBERRASCHT", "VERHEIRATET", "VIDEOSPIEL", "VOGEL", "WARTEN", "WEINEN", "WOHNEN"], "legendgroup": "Learner_2, IP10_02", "marker": {"color": "#ab63fa", "opacity": 0.6, "symbol": "diamond"}, "mode": "markers", "name": "Learner_2, IP10_02", "orientation": "v", "showlegend": true, "type": "scatter", "x": [8.405, 10.32, 7.648, 7.758, 8.091, 7.459, 8.405, 9.36, 7.474, 7.938, 7.616, 10.42, 10.5, 9.226, 7.626, 9.285, 11.24, 9.807, 9.082, 7.454, 9.579, 8.805, 7.607, 9.249, 7.677, 7.718, 7.828, 10.34, 7.694, 7.641, 9.344, 8.702, 7.59, 9.529, 7.403, 5.71, 7.884, 10.65, 8.106], "xaxis": "x", "y": [7.578, 5.2, 9.254, 9.632, 7.48, 7.493, 6.956, 6.97, 7.438, 9.715, 6.995, 10.02, 6.816, 7.795, 9.301, 7.658, 8.173, 7.561, 6.762, 6.277, 7.481, 7.796, 8.025, 6.709, 8.407, 9.142, 9.431, 7.83, 8.267, 6.997, 6.605, 8.012, 8.36, 7.116, 7.259, 6.956, 9.651, 9.929, 9.761], "yaxis": "y"}, {"hovertemplate": "<b>%{hovertext}</b><br><br>groupID=Learner_2<br>group=IP11_02<br>x=%{x}<br>y=%{y}<extra></extra>", "hovertext": ["AUSWEIS", "BART", "BRECHEN", "FEUER", "FOTOGRAFIE", "GEBURT", "HAARE", "HAMMER", "JUCKEN", "KLEIDUNG", "KOERPER WASCHEN", "KOFFER", "KOTZEN", "KRIEG", "LAPTOP", "LIPPENSTIFT AUFTRAGEN", "MANTEL", "MOND", "PFEFFER", "PILOT", "PINGUIN", "SCHAMPOO", "SCHLANGE", "SCHMETTERLING", "SEIFE", "SITZEN", "STINKEN", "TEUFEL", "TRINKEN", "UEBERRASCHT", "UNTERTITEL", "VERGANGENHEIT", "VOGEL", "VORSCHLAGEN", "WARTEN", "WEIN", "ZAUN", "ZEICHNEN", "ZEITSCHRIFT"], "legendgroup": "Learner_2, IP11_02", "marker": {"color": "#ab63fa", "opacity": 0.6, "symbol": "x"}, "mode": "markers", "name": "Learner_2, IP11_02", "orientation": "v", "showlegend": true, "type": "scatter", "x": [7.2, 10.13, 8.784, 8.995, 8.832, 8.959, 8.443, 8.391, 8.782, 6.585, 8.555, 7.563, 8.853, 8.835, 8.811, 8.486, 9.201, 8.735, 7.859, 7.92, 8.769, 10.17, 7.711, 8.829, 8.855, 8.438, 8.814, 9.805, 6.448, 8.285, 7.703, 9.404, 8.861, 10.19, 7.773, 6.76, 9.638, 8.323, 6.47], "xaxis": "x", "y": [7.93, 9.144, 6.807, 10.44, 10.53, 6.901, 8.532, 6.465, 9.554, 6.746, 10.08, 6.771, 6.749, 9.407, 6.6, 8.266, 6.815, 10.38, 7.442, 7.314, 9.65, 10.41, 7.823, 9.704, 6.723, 7.635, 7.737, 10.55, 8.452, 6.511, 6.317, 8.118, 9.503, 7.614, 6.532, 8.382, 7.036, 8.536, 7.571], "yaxis": "y"}, {"hovertemplate": "<b>%{hovertext}</b><br><br>groupID=Learner_2<br>group=IP14_02<br>x=%{x}<br>y=%{y}<extra></extra>", "hovertext": ["ABHOLEN", "AFFE", "AUSRADIEREN", "AUSSCHALTEN", "BODEN", "BRECHEN", "EGAL", "EI", "HAARE", "HANDY", "HUEGEL", "JUCKEN", "KARTEN", "KAUFEN", "KLAVIER", "KLEID", "KOPIEREN", "KOTZEN", "KRANKENWAGEN", "MILCH", "MIXER", "NAEHEN", "NASE", "PINGUIN", "RENNEN", "SAGEN", "SANDWICH", "SAXOPHON", "SCHLANGE", "SCHMETTERLING", "SCHRAUBENZIEHER", "SEIFE", "TASCHENRECHNER", "TISCHTENNIS", "TREPPE", "UEBERRASCHT", "VIDEOSPIEL", "WEINEN", "WEIN", "WENIG", "ZEITSCHRIFT"], "legendgroup": "Learner_2, IP14_02", "marker": {"color": "#ab63fa", "opacity": 0.6, "symbol": "circle"}, "mode": "markers", "name": "Learner_2, IP14_02", "orientation": "v", "showlegend": true, "type": "scatter", "x": [8.908, 10.52, 7.556, 8.997, 9.631, 9.112, 9.223, 7.797, 11.08, 10.04, 9.16, 6.778, 9.873, 9.361, 9.571, 10.99, 8.692, 9.519, 11.43, 8.167, 9.901, 8.439, 10.09, 9.731, 8.553, 9.433, 11.18, 10.96, 7.893, 9.015, 8.432, 7.455, 9.891, 7.688, 8.397, 8.476, 10.22, 11.01, 9.752, 9.394, 9.868], "xaxis": "x", "y": [7.021, 8.588, 7.209, 7.432, 6.584, 7.453, 8.631, 7.653, 9.548, 9.714, 6.948, 7.841, 9.032, 8.436, 5.101, 6.241, 7.217, 7.64, 9.332, 6.058, 9.375, 8.245, 9.513, 9.241, 5.624, 7.788, 9.007, 7.77, 7.009, 6.961, 7.054, 6.344, 9.259, 7.234, 7.46, 7.433, 9.344, 7.913, 9.279, 7.806, 9.049], "yaxis": "y"}, {"hovertemplate": "<b>%{hovertext}</b><br><br>groupID=Learner_2<br>group=IP16_02<br>x=%{x}<br>y=%{y}<extra></extra>", "hovertext": ["AKKORDEON", "AUGE", "AUTO", "BEZAHLEN", "BIER", "BRIEF", "BUCH", "EI", "HAARE", "HANDY", "HOCKEY", "HUT", "KARTEN", "KLATSCHEN", "KLAVIER", "KLEIDUNG", "KOMMUNIKATION", "KOPIEREN", "MANTEL", "MIXER", "MUECKE", "NEUGIERIG", "PFLUECKEN", "PYRAMIDE", "RAUCHEN", "ROLLSTUHL", "SCHAMPOO", "SCHRAUBENZIEHER", "SPINNE", "STECKER", "STERBEN", "TEE", "TENNIS", "UEBERRASCHT", "UMZIEHEN", "VERHEIRATET", "VOGEL", "WEIN", "ZENTRAL"], "legendgroup": "Learner_2, IP16_02", "marker": {"color": "#ab63fa", "opacity": 0.6, "symbol": "square"}, "mode": "markers", "name": "Learner_2, IP16_02", "orientation": "v", "showlegend": true, "type": "scatter", "x": [10.41, 9.3, 7.46, 6.902, 7.695, 9.96, 6.965, 7.678, 11.26, 9.724, 10.71, 11.81, 8.017, 6.027, 10.39, 7.42, 10.99, 7.99, 9.598, 7.27, 10.0, 10.12, 7.566, 11.12, 9.759, 7.86, 11.45, 7.754, 6.917, 6.734, 7.537, 7.893, 11.21, 7.895, 9.808, 9.852, 10.64, 8.582, 10.51], "xaxis": "x", "y": [5.159, 8.048, 5.603, 7.314, 9.449, 6.924, 7.343, 6.992, 8.696, 9.923, 6.852, 8.87, 7.1, 6.945, 5.328, 5.54, 8.79, 5.676, 6.558, 7.431, 6.897, 9.615, 6.479, 6.645, 8.677, 5.554, 9.339, 6.929, 7.393, 7.332, 6.73, 5.109, 6.034, 6.898, 6.576, 6.862, 5.679, 7.372, 8.667], "yaxis": "y"}], "layout": {"height": 800, "legend": {"title": {"text": "groupID, group"}, "tracegroupgap": 0}, "title": {"text": "UMAP projection"}, "width": 900, "xaxis": {"anchor": "y", "domain": [0, 1], "title": {"text": "x"}}, "yaxis": {"anchor": "x", "domain": [0, 1], "scaleanchor": "x", "scaleratio": 1, "title": {"text": "y"}}}}
